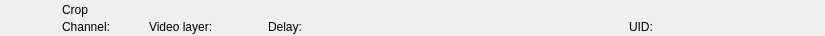
<?xml version="1.0" encoding="UTF-8"?>
<ui version="4.0">
 <class>RundownCropWidget</class>
 <widget class="QWidget" name="RundownCropWidget">
  <property name="geometry">
   <rect>
    <x>0</x>
    <y>0</y>
    <width>825</width>
    <height>36</height>
   </rect>
  </property>
  <layout class="QHBoxLayout" name="horizontalLayout">
   <property name="spacing">
    <number>0</number>
   </property>
   <property name="margin">
    <number>0</number>
   </property>
   <item>
    <widget class="QFrame" name="frameItem">
     <property name="sizePolicy">
      <sizepolicy hsizetype="Preferred" vsizetype="Fixed">
       <horstretch>0</horstretch>
       <verstretch>0</verstretch>
      </sizepolicy>
     </property>
     <property name="minimumSize">
      <size>
       <width>0</width>
       <height>36</height>
      </size>
     </property>
     <widget class="QLabel" name="labelIcon">
      <property name="geometry">
       <rect>
        <x>22</x>
        <y>2</y>
        <width>32</width>
        <height>32</height>
       </rect>
      </property>
      <property name="text">
       <string/>
      </property>
      <property name="pixmap">
       <pixmap resource="../Widgets.qrc">:/Graphics/Images/Crop.png</pixmap>
      </property>
      <property name="scaledContents">
       <bool>true</bool>
      </property>
     </widget>
     <widget class="QLabel" name="labelChannel">
      <property name="geometry">
       <rect>
        <x>62</x>
        <y>19</y>
        <width>78</width>
        <height>16</height>
       </rect>
      </property>
      <property name="text">
       <string>Channel:</string>
      </property>
     </widget>
     <widget class="QLabel" name="labelLabel">
      <property name="geometry">
       <rect>
        <x>62</x>
        <y>2</y>
        <width>561</width>
        <height>16</height>
       </rect>
      </property>
      <property name="text">
       <string>Crop</string>
      </property>
     </widget>
     <widget class="QLabel" name="labelVideolayer">
      <property name="geometry">
       <rect>
        <x>149</x>
        <y>19</y>
        <width>110</width>
        <height>16</height>
       </rect>
      </property>
      <property name="text">
       <string>Video layer:</string>
      </property>
     </widget>
     <widget class="QLabel" name="labelColor">
      <property name="geometry">
       <rect>
        <x>0</x>
        <y>0</y>
        <width>18</width>
        <height>36</height>
       </rect>
      </property>
      <property name="text">
       <string/>
      </property>
     </widget>
     <widget class="QLabel" name="labelGroupColor">
      <property name="geometry">
       <rect>
        <x>0</x>
        <y>0</y>
        <width>6</width>
        <height>36</height>
       </rect>
      </property>
      <property name="text">
       <string/>
      </property>
     </widget>
     <widget class="QLabel" name="labelDevice">
      <property name="geometry">
       <rect>
        <x>360</x>
        <y>19</y>
        <width>260</width>
        <height>16</height>
       </rect>
      </property>
      <property name="text">
       <string></string>
      </property>
     </widget>
     <widget class="QLabel" name="labelDelay">
      <property name="geometry">
       <rect>
        <x>268</x>
        <y>19</y>
        <width>83</width>
        <height>16</height>
       </rect>
      </property>
      <property name="text">
       <string>Delay:</string>
      </property>
     </widget>
     <widget class="QLabel" name="labelRemoteTriggerId">
      <property name="geometry">
       <rect>
        <x>629</x>
        <y>19</y>
        <width>111</width>
        <height>16</height>
       </rect>
      </property>
      <property name="text">
       <string>UID:</string>
      </property>
     </widget>
    </widget>
   </item>
   <item>
    <widget class="QFrame" name="frameStatus">
     <property name="minimumSize">
      <size>
       <width>77</width>
       <height>0</height>
      </size>
     </property>
     <property name="maximumSize">
      <size>
       <width>77</width>
       <height>16777215</height>
      </size>
     </property>
     <widget class="QLabel" name="labelGpiConnected">
      <property name="geometry">
       <rect>
        <x>1</x>
        <y>2</y>
        <width>32</width>
        <height>32</height>
       </rect>
      </property>
      <property name="minimumSize">
       <size>
        <width>32</width>
        <height>32</height>
       </size>
      </property>
      <property name="maximumSize">
       <size>
        <width>32</width>
        <height>32</height>
       </size>
      </property>
      <property name="lineWidth">
       <number>0</number>
      </property>
      <property name="text">
       <string/>
      </property>
      <property name="pixmap">
       <pixmap resource="../Widgets.qrc">:/Graphics/Images/GpiConnected.png</pixmap>
      </property>
      <property name="scaledContents">
       <bool>true</bool>
      </property>
     </widget>
     <widget class="QLabel" name="labelDisconnected">
      <property name="geometry">
       <rect>
        <x>32</x>
        <y>2</y>
        <width>32</width>
        <height>32</height>
       </rect>
      </property>
      <property name="minimumSize">
       <size>
        <width>32</width>
        <height>32</height>
       </size>
      </property>
      <property name="maximumSize">
       <size>
        <width>32</width>
        <height>32</height>
       </size>
      </property>
      <property name="text">
       <string/>
      </property>
      <property name="pixmap">
       <pixmap resource="../Widgets.qrc">:/Graphics/Images/Disconnected.png</pixmap>
      </property>
      <property name="scaledContents">
       <bool>true</bool>
      </property>
     </widget>
     <widget class="QLabel" name="labelActiveColor">
      <property name="geometry">
       <rect>
        <x>69</x>
        <y>0</y>
        <width>8</width>
        <height>36</height>
       </rect>
      </property>
      <property name="minimumSize">
       <size>
        <width>8</width>
        <height>36</height>
       </size>
      </property>
      <property name="maximumSize">
       <size>
        <width>8</width>
        <height>36</height>
       </size>
      </property>
      <property name="text">
       <string/>
      </property>
     </widget>
    </widget>
   </item>
  </layout>
 </widget>
 <resources>
  <include location="../Widgets.qrc"/>
 </resources>
 <connections/>
 <slots>
  <slot>addToCombo()</slot>
 </slots>
</ui>
